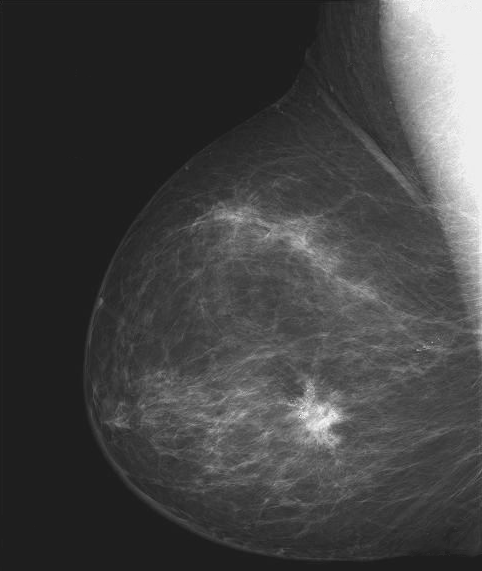
#> input picture CodigosPrepI/mamografia.tif, 482 x 571 px, found by its file name
$ jupyter execute trabalhoPratico1_Conv-MaicoTriaca-PrepI_Aula.ipynb   (shell and % lines are left out)
#> lines starting #> are read from the running program, lines starting #| are printed output that depends on the picture
[cell 1]
import numpy as np
import matplotlib.pyplot as plt
import cv2

[cell 2]
# Passando a imagem para uma variável
imagem_original=cv2.imread('mamografia.tif')
#> imagem_original is the input picture: shape (571, 482, 3); min 21, max 255, mean 66.7
imagem_original=cv2.cvtColor(imagem_original, cv2.COLOR_BGR2GRAY)
#> imagem_original: shape (571, 482)

# Utilizando matplotlib para "plotar" a imagem
plt.imshow(imagem_original, cmap='gray')

# Convertendo a imagem para um numpy.array
imagem_array=np.array(imagem_original)

[cell 3]
def convolucao_2d(imagem_entrada, filtro, mediana=False):
    """
    Função que fará a convulução de uma dada imagem de acordo com
    o respectivo filtro (kernel).

    Parâmetros
    -----------
    imagem: numpy.array
        Imagem que sofrerá a convolução

    filtro: numpy.array
        Matrix responsável pela alteração na imagem

    Return
    -----------
    output_convolucao: numpy.array
        Imagem após o processo de convolução com seu respectivo
        filtro

    """
#> called with filtro = array of shape (3, 3), mediana = True
    # Aplicando correlação cruzada no filtro = *rotacionar em 180 para convolução*
    filtro=np.flipud(np.fliplr(filtro))
    # Declarando a saída da função
    output_convolucao=np.zeros(imagem_entrada.shape)

    # Aplicando zero padding na imagem_entrada para manter suas dimensões em output_convolucao
    imagem_zpadding=np.zeros((imagem_entrada.shape[0]+2, imagem_entrada.shape[1]+2))
    imagem_zpadding[1:-1, 1:-1]=imagem_entrada

    # Fazendo a verificação se sera usada a convolução mediana
    if mediana:
        for col in range((imagem_entrada.shape[1])):
            for linha in range((imagem_entrada.shape[0])):
                output_convolucao[linha, col]=np.median(imagem_zpadding[linha:linha+filtro.shape[0], col:col+filtro.shape[1]])
    else:
        # Realizando a operação de Produto Hadamard (element-wise multiplication)
        for col in range((imagem_entrada.shape[1])):
            for linha in range((imagem_entrada.shape[0])):
                output_convolucao[linha, col]=np.multiply(filtro,
                                                          imagem_zpadding[linha:linha+filtro.shape[0], col:col+filtro.shape[1]]).sum()
    return output_convolucao

[cell 4]
# Declarando os filtros a serem utilizados
filtro_mediana=np.array([[1, 1, 1], [1, 1, 1], [1, 1, 1]])

filtro_media=np.array([[1, 1, 1], [1, 1, 1], [1, 1, 1]])*1/9

filtro_laplaciano_segunda=np.array([[-1,-1,-1], [-1,8,-1], [-1,-1,-1]]) #Por motivos de melhor visualização da convolução

# Convolução com o respectivo filtro
imagem_conv_mediana = convolucao_2d(imagem_original, filtro_mediana, True)
imagem_conv_media = convolucao_2d(imagem_original, filtro_media)
imagem_conv_laplaciano = convolucao_2d(imagem_original, filtro_laplaciano_segunda)
#> call 3 of convolucao_2d, with filtro = array of shape (3, 3), mediana = False
#> after the loop in convolucao_2d (call 3), `for col in range((imagem_entrada.shape[1])):`:
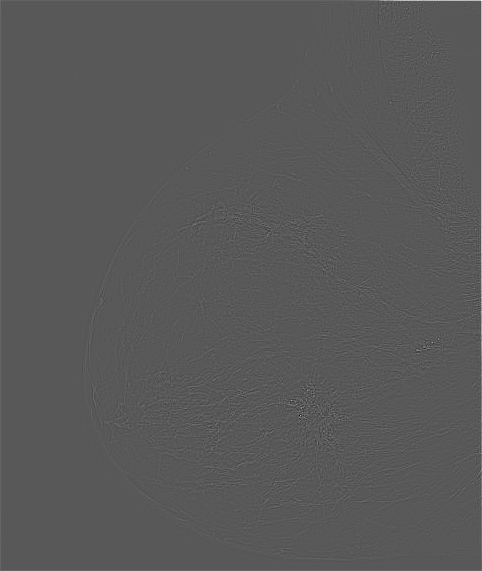
#> output_convolucao: shape (571, 482) float64; min -638, max 1190, mean 1.7; drawn with min black and max white

[cell 5]
#Plottando a comparação entre as imagens com diferentes filtros
fig, ax = plt.subplots(2,2, figsize=(14,14))

ax[0,0].imshow(imagem_original, cmap='gray', vmin=0, vmax=255)
ax[0,1].imshow(imagem_conv_mediana, cmap='gray', vmin=0, vmax=255)

ax[1,0].imshow(imagem_conv_media, cmap='gray', vmin=0, vmax=255)
ax[1,1].imshow(imagem_conv_laplaciano, cmap='gray', vmin=0, vmax=255)

#OBS: Manter os parâmetros vmin e vmax para não ocorrer uma má interpretação da convolução

titulos=['Imagem original - imagem_array',
         'Convolução - filtro mediana',
         'Convolução - filtro média',
         'Convolução - filtro laplaciano']

for obj, title in zip(ax.ravel(), titulos):
    obj.set_title(title, loc='center')
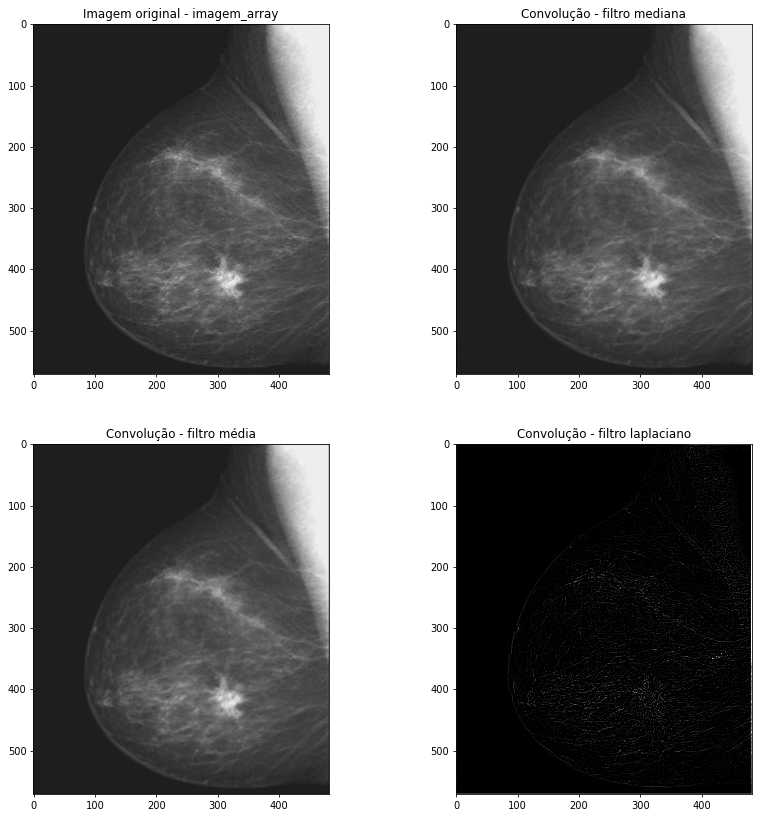
#> figure drawn by matplotlib, 4 panels
